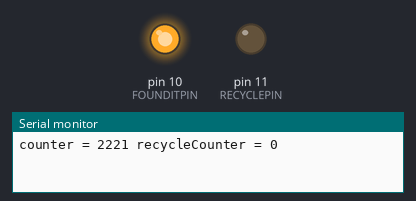
Recording of a sketch running on a simulated Arduino Uno, built with avr-gcc and run on an emulated ATmega328P. Shown: output pins drawn as LEDs (lit = HIGH), the last lines printed to the serial monitor. Random numbers use the default seed unless the sketch sets one. At 54.1 s the program stops and its outputs stay as they are.

Above: at 0.3 s.
At 22.5 s:
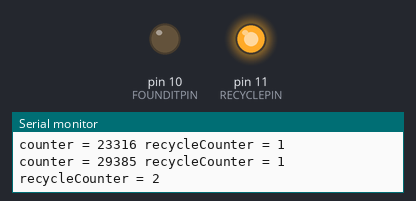
At 36.7 s:
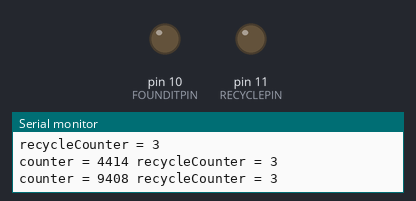
Timing chart, 0 to 40.0 s (numbered marks = the images above):
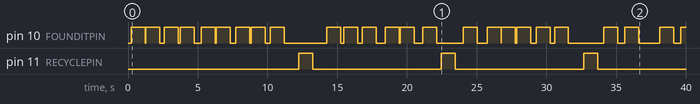

Measured:
- by itself, pin 11 (RECYCLEPIN): alternates HIGH for 1.0 s and LOW for 9.2 s

The sketch:

05_random_number_match.ino
```cpp
// 1. Initialization
#define MAX 5000L
#define MIN 0L
#define TARGETVALUE 2500L

#define MAXRECYCLES 5
#define FOUNDITPIN 10
#define RECYCLEPIN 11
#define PAUSE 1000

int foundIt = FOUNDITPIN;
int recycle = RECYCLEPIN;
long randomNumber;
int recycleCounter = 0;
int counter = 0;

void setup() {
    Serial.begin(9600);
    pinMode(foundIt, OUTPUT);
    pinMode(recycle, OUTPUT);
    randomSeed(analogRead(A0));
}


void loop() {
    while (true) {
        // 2. Input
        randomNumber = generateRandomNumber();

        // 3. Process
        if (randomNumber == TARGETVALUE) {
            // 4. Output
            Serial.print("counter = ");
            Serial.print(counter, DEC);
            Serial.print(" recycleCounter = ");
            Serial.println(recycleCounter, DEC);
            ToggleLED(foundIt, PAUSE);
        }

        // 3. Process
        counter++;
        if (counter < 0) {  // we've overflowed an int
            counter = 0;
            recycleCounter++;
            // 4. Output
            Serial.print("recycleCounter = ");
            Serial.println(recycleCounter, DEC);
            ToggleLED(recycle, PAUSE);
        }

        // 3. Process
        if (recycleCounter == MAXRECYCLES) {
            // 5. Terminate
            FakeAnEnd();
        }
    }
}

long generateRandomNumber() {
    return random(MIN, MAX);
}

void FakeAnEnd() {
    while (true) {
        ;
    }
}

void ToggleLED(int whichLED, int howLong) {
    digitalWrite(whichLED, HIGH);
    delay(howLong);
    digitalWrite(whichLED, LOW);
}
```
